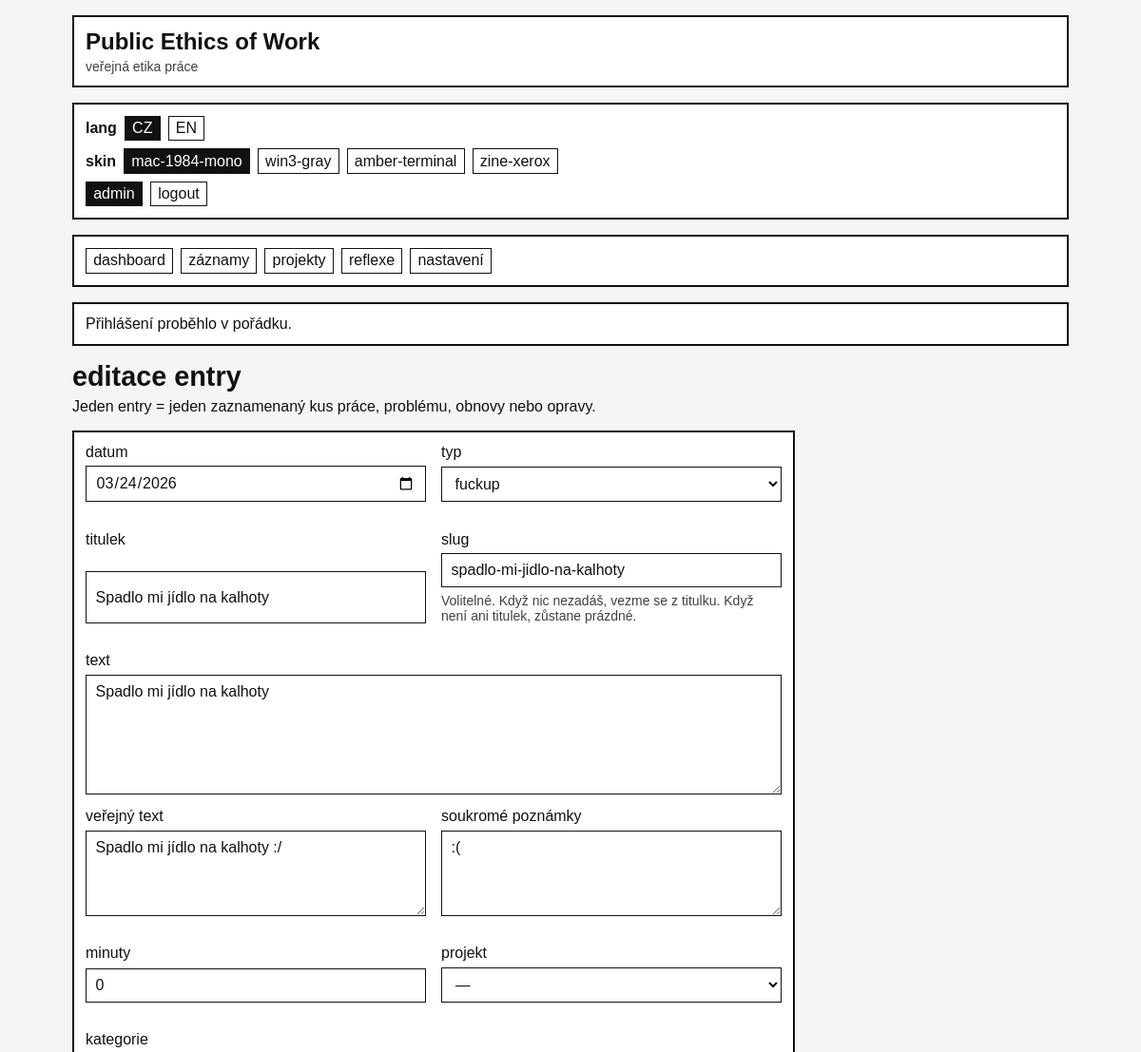
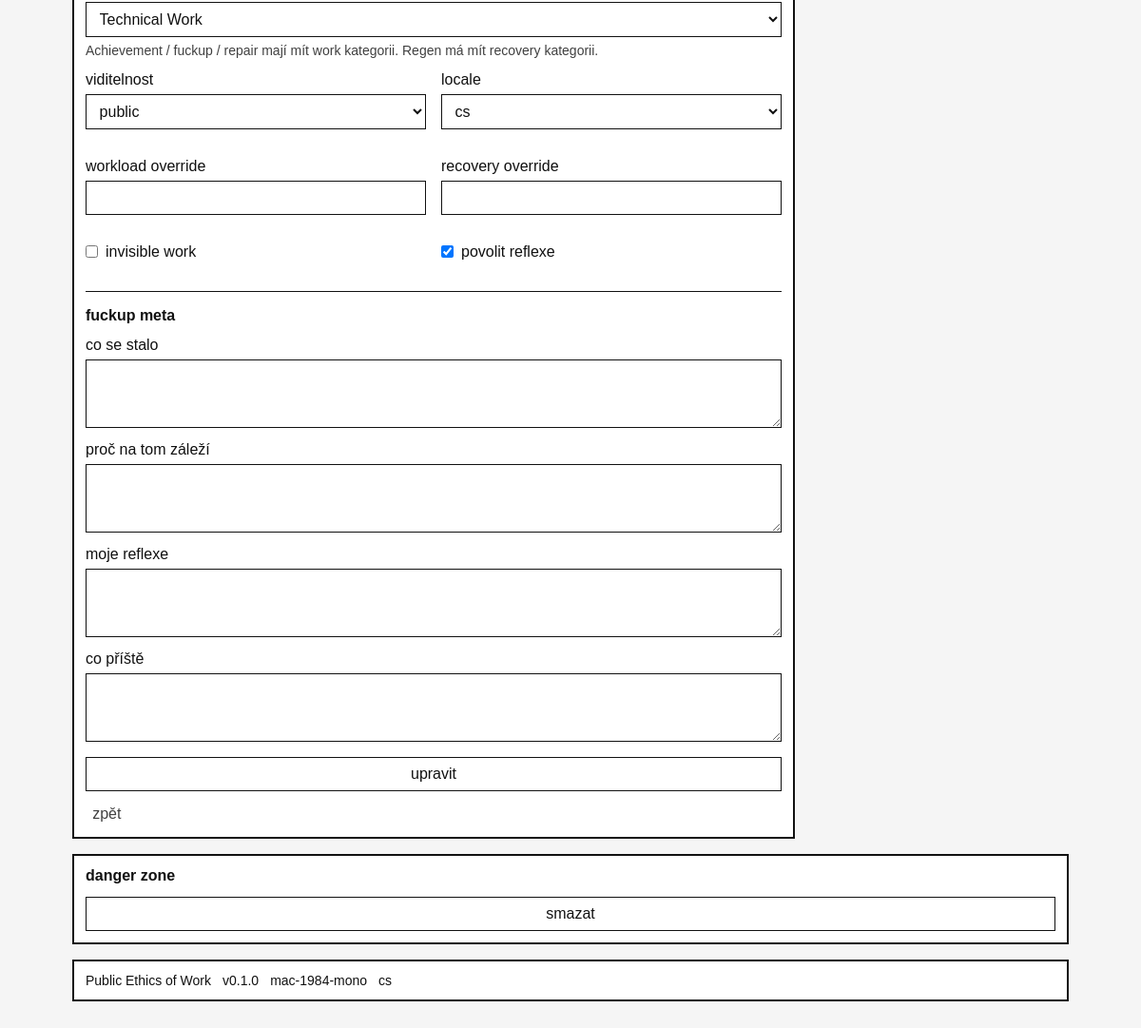
The app's page /admin/entry/2/edit (signed in) with its own data (2 pictures, top to bottom).
### tables this page shows
CREATE TABLE entries (
    id INTEGER PRIMARY KEY AUTOINCREMENT,
    entry_date DATE NOT NULL,
    slug VARCHAR(255) UNIQUE,

    entry_type VARCHAR(20) NOT NULL
        CHECK (entry_type IN ('achievement', 'fuckup', 'regen', 'repair')),

    title VARCHAR(255),
    body TEXT NOT NULL,
    public_text TEXT,
    private_notes TEXT,

    minutes INTEGER NOT NULL DEFAULT 0
        CHECK (minutes >= 0),

    category_id INTEGER NOT NULL,
    project_id INTEGER,

    visibility VARCHAR(20) NOT NULL DEFAULT 'private'
        CHECK (visibility IN ('private', 'public', 'internal')),

    locale VARCHAR(20) NOT NULL DEFAULT 'cs'
        CHECK (locale IN ('cs', 'en', 'bilingual')),

    is_invisible_work INTEGER NOT NULL DEFAULT 0
        CHECK (is_invisible_work IN (0, 1)),

    workload_override DECIMAL(10,2),
    recovery_override DECIMAL(10,2),

    what_happened TEXT,
    why_it_matters TEXT,
    my_take TEXT,
    next_time TEXT,

    allow_reflections INTEGER NOT NULL DEFAULT 0
        CHECK (allow_reflections IN (0, 1)),

    repair_of_entry_id INTEGER,

    created_at DATETIME NOT NULL DEFAULT CURRENT_TIMESTAMP,
    updated_at DATETIME NOT NULL DEFAULT CURRENT_TIMESTAMP,

    FOREIGN KEY (category_id)
        REFERENCES categories(id)
        ON UPDATE CASCADE
        ON DELETE RESTRICT,

    FOREIGN KEY (project_id)
        REFERENCES projects(id)
        ON UPDATE CASCADE
        ON DELETE SET NULL,

    FOREIGN KEY (repair_of_entry_id)
        REFERENCES entries(id)
        ON UPDATE CASCADE
        ON DELETE SET NULL
);

CREATE TABLE categories (
    id INTEGER PRIMARY KEY AUTOINCREMENT,
    name VARCHAR(100) NOT NULL,
    slug VARCHAR(100) NOT NULL UNIQUE,
    kind VARCHAR(20) NOT NULL
        CHECK (kind IN ('work', 'recovery')),
    intensity_weight DECIMAL(6,2) NOT NULL DEFAULT 1.00
        CHECK (intensity_weight >= 0),
    recovery_weight DECIMAL(6,2) NOT NULL DEFAULT 0.00
        CHECK (recovery_weight >= 0),
    is_system INTEGER NOT NULL DEFAULT 1
        CHECK (is_system IN (0, 1)),
    sort_order INTEGER NOT NULL DEFAULT 0,
    created_at DATETIME NOT NULL DEFAULT CURRENT_TIMESTAMP,
    updated_at DATETIME NOT NULL DEFAULT CURRENT_TIMESTAMP
);

### app/Views/admin/entries/form.php (the view, shortened to what the rows shown need)
<?php
$isEdit = ($mode ?? 'create') === 'edit';
$formAction = $isEdit
    ? route_url('admin.entries.update', ['id' => $entry['id']])
    : route_url('admin.entries.store');
$entryData = [
    'entry_date' => old('entry_date', $entry['entry_date'] ?? date('Y-m-d')),
    'slug' => old('slug', $entry['slug'] ?? ''),
    'entry_type' => old('entry_type', $entry['entry_type'] ?? 'achievement'),
    'title' => old('title', $entry['title'] ?? ''),
    'body' => old('body', $entry['body'] ?? ''),
    'public_text' => old('public_text', $entry['public_text'] ?? ''),
    'private_notes' => old('private_notes', $entry['private_notes'] ?? ''),
    'minutes' => old('minutes', (string) ($entry['minutes'] ?? 0)),
    'category_id' => old('category_id', (string) ($entry['category_id'] ?? '')),
    'project_id' => old('project_id', (string) ($entry['project_id'] ?? '')),
    'visibility' => old('visibility', $entry['visibility'] ?? 'private'),
    'locale' => old('locale', $entry['locale'] ?? 'cs'),
    'workload_override' => old('workload_override', (string) ($entry['workload_override'] ?? '')),
    'recovery_override' => old('recovery_override', (string) ($entry['recovery_override'] ?? '')),
    'what_happened' => old('what_happened', $entry['what_happened'] ?? ''),
    'why_it_matters' => old('why_it_matters', $entry['why_it_matters'] ?? ''),
    'my_take' => old('my_take', $entry['my_take'] ?? ''),
    'next_time' => old('next_time', $entry['next_time'] ?? ''),
];
$isInvisibleChecked = old(
    'is_invisible_work',
    (int) ($entry['is_invisible_work'] ?? 0) === 1 ? '1' : ''
);
$allowReflectionsChecked = old(
    'allow_reflections',
    (int) ($entry['allow_reflections'] ?? 0) === 1 ? '1' : ''
);
$workCategories = array_values(array_filter($categories, fn($c) => $c['kind'] === 'work'));
?>
<section class="page-section">
    <header class="page-header">
        <h1><?php echo e($page_title ?? ($isEdit ? t('page.admin_entry_edit_title') : t('page.admin_entry_create_title'))); ?></h1>
        <p class="page-lead">
            Jeden entry = jeden zaznamenaný kus práce, problému, obnovy nebo opravy.
        </p>
    </header>
    <article class="card admin-form-card">
        <form method="post" action="<?php echo e($formAction); ?>">
            <div class="grid grid-2">
                <div class="form-row">
                    <label for="entry_date"><?php echo e(t('label.date')); ?></label>
                    <input type="date" id="entry_date" name="entry_date" value="<?php echo e($entryData['entry_date']); ?>" required>
                </div>
                <div class="form-row">
                    <label for="entry_type"><?php echo e(t('label.type')); ?></label>
                    <select id="entry_type" name="entry_type" required>
                        <?php foreach ($type_options as $value => $label): ?>
                            <option value="<?php echo e($value); ?>" <?php echo $entryData['entry_type'] === $value ? 'selected' : ''; ?>>
                                <?php echo e($label); ?>
                            </option>
                        <?php endforeach; ?>
                    </select>
                </div>
            </div>
            <div class="grid grid-2">
                <div class="form-row">
                    <label for="title"><?php echo e(t('label.title')); ?></label>
                    <input type="text" id="title" name="title" value="<?php echo e($entryData['title']); ?>">
                </div>
                <div class="form-row">
                    <label for="slug">slug</label>
                    <input type="text" id="slug" name="slug" value="<?php echo e($entryData['slug']); ?>">
                    <div class="help-line">Volitelné. Když nic nezadáš, vezme se z titulku. Když není ani titulek, zůstane prázdné.</div>
                </div>
            </div>
            <div class="form-row">
                <label for="body"><?php echo e(t('label.body')); ?></label>
                <textarea id="body" name="body" rows="6" required><?php echo e($entryData['body']); ?></textarea>
            </div>
            <div class="grid grid-2">
                <div class="form-row">
                    <label for="public_text"><?php echo e(t('label.public_text')); ?></label>
                    <textarea id="public_text" name="public_text" rows="4"><?php echo e($entryData['public_text']); ?></textarea>
                </div>
                <div class="form-row">
                    <label for="private_notes"><?php echo e(t('label.private_notes')); ?></label>
                    <textarea id="private_notes" name="private_notes" rows="4"><?php echo e($entryData['private_notes']); ?></textarea>
                </div>
            </div>
            <div class="grid grid-2">
                <div class="form-row">
                    <label for="minutes"><?php echo e(t('label.minutes')); ?></label>
                    <input type="number" id="minutes" name="minutes" value="<?php echo e((string) $entryData['minutes']); ?>" min="0" step="1" required>
                </div>
                <div class="form-row">
                    <label for="project_id"><?php echo e(t('label.project')); ?></label>
                    <select id="project_id" name="project_id">
                        <option value="">—</option>
                    </select>
                </div>
            </div>
            <div class="form-row">
                <label for="category_id"><?php echo e(t('label.category')); ?></label>
                <select id="category_id" name="category_id" required>
                    <optgroup label="work">
                        <?php foreach ($workCategories as $category): ?>
                            <option value="<?php echo e((string) $category['id']); ?>" <?php echo $entryData['category_id'] === (string) $category['id'] ? 'selected' : ''; ?>>
                                <?php echo e($category['name']); ?>
                            </option>
                        <?php endforeach; ?>
                    </optgroup>
                </select>
                <div class="help-line">
                    Achievement / fuckup / repair mají mít work kategorii. Regen má mít recovery kategorii.
                </div>
            </div>
            <div class="grid grid-2">
                <div class="form-row">
                    <label for="visibility"><?php echo e(t('label.visibility')); ?></label>
                    <select id="visibility" name="visibility" required>
                        <?php foreach ($visibility_options as $value => $label): ?>
                            <option value="<?php echo e($value); ?>" <?php echo $entryData['visibility'] === $value ? 'selected' : ''; ?>>
                                <?php echo e($label); ?>
                            </option>
                        <?php endforeach; ?>
                    </select>
                </div>
                <div class="form-row">
                    <label for="locale">locale</label>
                    <select id="locale" name="locale" required>
                        <?php foreach ($locale_options as $value => $label): ?>
                            <option value="<?php echo e($value); ?>" <?php echo $entryData['locale'] === $value ? 'selected' : ''; ?>>
                                <?php echo e($label); ?>
                            </option>
                        <?php endforeach; ?>
                    </select>
                </div>
            </div>
            <div class="grid grid-2">
                <div class="form-row">
                    <label for="workload_override"><?php echo e(t('label.workload_override')); ?></label>
                    <input type="text" id="workload_override" name="workload_override" value="<?php echo e($entryData['workload_override']); ?>">
                </div>
                <div class="form-row">
                    <label for="recovery_override"><?php echo e(t('label.recovery_override')); ?></label>
                    <input type="text" id="recovery_override" name="recovery_override" value="<?php echo e($entryData['recovery_override']); ?>">
                </div>
            </div>
            <div class="grid grid-2">
                <div class="form-row checkbox-row">
                    <label class="checkbox-label">
                        <input type="checkbox" name="is_invisible_work" value="1" <?php echo $isInvisibleChecked ? 'checked' : ''; ?>>
                        <?php echo e(t('label.is_invisible_work')); ?>
                    </label>
                </div>
                <div class="form-row checkbox-row" id="allow-reflections-row">
                    <label class="checkbox-label">
                        <input type="checkbox" name="allow_reflections" value="1" <?php echo $allowReflectionsChecked ? 'checked' : ''; ?>>
                        <?php echo e(t('label.allow_reflections')); ?>
                    </label>
                </div>
            </div>
            <div class="fuckup-fields" id="fuckup-fields">
                <h2>fuckup meta</h2>
                <div class="form-row">
                    <label for="what_happened"><?php echo e(t('label.what_happened')); ?></label>
                    <textarea id="what_happened" name="what_happened" rows="3"><?php echo e($entryData['what_happened']); ?></textarea>
                </div>
                <div class="form-row">
                    <label for="why_it_matters"><?php echo e(t('label.why_it_matters')); ?></label>
                    <textarea id="why_it_matters" name="why_it_matters" rows="3"><?php echo e($entryData['why_it_matters']); ?></textarea>
                </div>
                <div class="form-row">
                    <label for="my_take"><?php echo e(t('label.my_take')); ?></label>
                    <textarea id="my_take" name="my_take" rows="3"><?php echo e($entryData['my_take']); ?></textarea>
                </div>
                <div class="form-row">
                    <label for="next_time"><?php echo e(t('label.next_time')); ?></label>
                    <textarea id="next_time" name="next_time" rows="3"><?php echo e($entryData['next_time']); ?></textarea>
                </div>
            </div>
            <div class="form-actions">
                <button type="submit"><?php echo e($isEdit ? t('action.update') : t('action.save')); ?></button>
                <a href="<?php echo e(route_url('admin.entries.index')); ?>" class="button-link secondary-link">
                    <?php echo e(t('action.back')); ?>
                </a>
            </div>
        </form>
    </article>
    <?php if ($isEdit): ?>
        <article class="card danger-zone">
            <h2><?php echo e(t('section.danger_zone')); ?></h2>
            <form
                method="post"
                action="<?php echo e(route_url('admin.entries.delete', ['id' => $entry['id']])); ?>"
                onsubmit="return confirm('Opravdu smazat tento entry?');"
            >
                <button type="submit"><?php echo e(t('action.delete')); ?></button>
            </form>
        </article>
    <?php endif; ?>
</section>

### app/Core/Router.php (shortened to what the rows shown need)
<?php
class Router
{
    public static function dispatch(): void
    {
        $method = strtoupper($_SERVER['REQUEST_METHOD'] ?? 'GET');
        $uri = $_SERVER['REQUEST_URI'] ?? '/';
        $path = self::normalizePath((string) parse_url($uri, PHP_URL_PATH));
        $routes = config('routes', []);
        foreach ($routes as $route) {
            if (strtoupper($route['method']) !== $method) {
                continue;
            }
            $params = self::match($route['path'], $path);
            if ($params === null) {
                continue;
            }
            if (!empty($route['handler'])) {
                self::runHandler($route, $params);
                return;
            }
            return;
        }
    }
    protected static function runHandler(array $route, array $params = []): void
    {
        $handler = $route['handler'];
        [$class, $method] = $handler;
        call_user_func([$class, $method], $params);
    }
    protected static function match(string $routePath, string $requestPath): ?array
    {
        $pattern = preg_replace_callback(
            '#\{([a-zA-Z_][a-zA-Z0-9_]*)\}#',
            static fn(array $matches) => '(?P<' . $matches[1] . '>[^/]+)',
            $routePath
        );
        $pattern = '#^' . rtrim($pattern, '/') . '$#';
        if ($routePath === '/') {
            $pattern = '#^/$#';
        }
        if (!preg_match($pattern, $requestPath, $matches)) {
            return null;
        }
        $params = [];
        foreach ($matches as $key => $value) {
            if (!is_int($key)) {
                $params[$key] = $value;
            }
        }
        return $params;
    }
    protected static function normalizePath(string $path): string
    {
        $path = '/' . trim($path, '/');
        return $path === '//' ? '/' : $path;
    }
}

### records on screen
entries: entry_date "03/24/2026", title "Spadlo mi jídlo na kalhoty", slug "spadlo-mi-jidlo-na-kalhoty", body "Spadlo mi jídlo na kalhoty", public_text "Spadlo mi jídlo na kalhoty :/", private_notes ":(", minutes "0", category_id "Technical Work", allow_reflections "☑"

### other values on screen
$skin "mac-1984-mono"
$skin "win3-gray"
$skin "amber-terminal"
$skin "zine-xerox"
t($item['label_key']) "dashboard"
t($item['label_key']) "záznamy"
t($item['label_key']) "projekty"
t($item['label_key']) "reflexe"
t($item['label_key']) "nastavení"
form field entry_type "fuckup"
form field visibility "public"
form field locale "cs"
